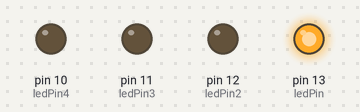
Bench run of a sketch on a simulated Arduino Uno, built with avr-gcc and run on an emulated ATmega328P. Shown: output pins drawn as LEDs (lit = HIGH). Random numbers use the default seed unless the sketch sets one.

Above: at 0.17 s.
At 7.5 s:
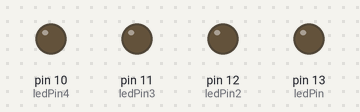
At 19.5 s:
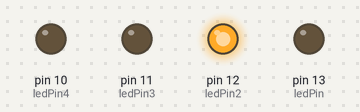
At 27.1 s:
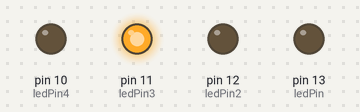
At 29.8 s:
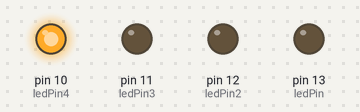
Timing chart, 0 to 40.0 s (numbered marks = the images above):
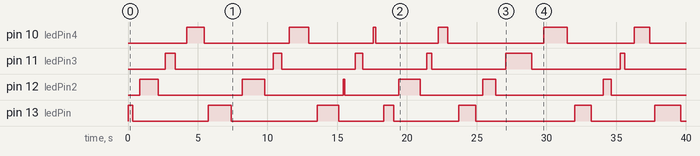

Measured:
- by itself, pin 10 (ledPin4): LOW → HIGH at 4.2 s, → LOW 1.3 s later, → HIGH 6.1 s later, → LOW 1.4 s later, … (12 changes in this stretch)
- by itself, pin 11 (ledPin3): LOW → HIGH at 2.7 s, → LOW 0.70 s later, → HIGH 7.0 s later, → LOW 0.63 s later, … (12 changes in this stretch)
- by itself, pin 12 (ledPin2): LOW → HIGH at 0.84 s, → LOW 1.3 s later, → HIGH 6.0 s later, → LOW 1.6 s later, … (12 changes in this stretch)
- by itself, pin 13 (ledPin): LOW → HIGH at 0.00 s, → LOW 0.34 s later, → HIGH 5.4 s later, → LOW 1.7 s later, … (14 changes in this stretch)

The sketch:

random__4_way_blink.ino
```cpp
/* what this code does is it takes 4 leds and randomize the time in which one Led is on for a random amount of time and then turns off for a random amount of time. this repeats for the next 3 led but the time it's on and
the time it is off is different each time. So to sum it up this code is a random time on and Off generator for 4 Leds.
*/
int ledPin = 13;                  // LED connected to digital pin 13
int ledPin2= 12;                  // LED connected to digital pin 12
int ledPin3= 11;                  // LED connected to digital pin 11
int ledPin4= 10;                  // LED connected to digital pin 10


long randLed = 0;                 // initialize a variable for random led

long randOn = 0;                  // Initialize a variable for the ON time for first led randomizer
long randOn2 = 0;                 // Initialize a variable for the ON time for second led randomizer
long randOn3 = 0;                 // Initialize a variable for the ON time for third led randomizer
long randOn4 = 0;                 // Initialize a variable for the ON time for fourth led randomizer

long randOff = 0;                 // Initialize a variable for the OFF time for first led randomizer
long randOff2 = 0;                // Initialize a variable for the OFF time for second led randomizer
long randOff3 = 0;                // Initialize a variable for the OFF time for third led randomizer
long randOff4 = 0;                // Initialize a variable for the OFF time for fourth led randomizer


void setup()                      // run once, when the sketch starts
{
  randomSeed (analogRead (0));    // randomize
  pinMode(ledPin, OUTPUT);        // sets the digital pin as output
  pinMode(ledPin2,OUTPUT);        // sets ledPin2 as an output
  pinMode(ledPin3,OUTPUT);        // sets ledPin3 as an output
  pinMode(ledPin4,OUTPUT);        // sets ledPin4 as an output
}

void loop()                       // run over and over again
{
  randLed= random (1, 4);        // generate random values between 1 and 4

  randOn = random (100, 2000);      // generate ON time between 0.1 and 2 seconds
  randOn2 = random (100, 2000);  // generate ON time between 0.1 and 2 seconds
  randOn3 = random (100, 2000);  // generate ON time between 0.1 and 2 seconds
  randOn4 = random (100, 2000);  // generate ON time between 0.1 and 2 seconds

  randOff = random (200, 900);    // generate OFF time between 0.2 and 0.9 seconds
  randOff2 = random (200, 900);   // generate OFF time between 0.2 and 0.9 seconds
  randOff3 = random (200, 900);   // generate OFF time between 0.2 and 0.9 seconds
  randOff4 = random (200, 900);   // generate OFF time between 0.2 and 0.9 seconds

    if(randLed=1)                 //if value from randLed is one turn on ledPin
    {
    digitalWrite(ledPin, HIGH);   // sets the LED on
    delay(randOn);                // waits for a random time while ON
    }
    else                          // if value is not 1 led is off
   {
     digitalWrite(ledPin, LOW);    // sets the LED off
   }

   digitalWrite(ledPin, LOW);   //turns led off
   delay(randOff);              // for random amount of time

   if(randLed =2)                   // if value from randLed is 2 turn on ledPin2
    {digitalWrite(ledPin2, HIGH);   // sets the LED on
    delay(randOn2);                // waits for a random time while ON
    }
    else                           // if value is not 2 led is off
   {
     digitalWrite(ledPin2, LOW);    // sets the LED off
   }

   digitalWrite(ledPin2, LOW);   //turns led2 off
   delay(randOff2);              //for time given from randOFF2

   if(randLed=3)                  // if value from randLed is 3 turn ledPin3 on
    {digitalWrite(ledPin3, HIGH);   // sets the LED on
    delay(randOn3);                // waits for a random time while ON
    }
    else                          // if value is not 3 ledPin3 is OFF
   {
     digitalWrite(ledPin3, LOW);    // sets the LED off
   }
   digitalWrite(ledPin3, LOW);  // turns ledPin3 off
   delay(randOff3);             // for time given by randOff3

   if(randLed=4)                // if value from randLed is 4 turn ledPin4 on
    {digitalWrite(ledPin4, HIGH);   // sets the LED on
    delay(randOn4);                // waits for a random time while ON
    }
    else                       // if value is not 4 ledPin4 is off
   {
     digitalWrite(ledPin4, LOW);    // sets the LED off
   }

    digitalWrite(ledPin,LOW);       // make sure LedPin1
    digitalWrite(ledPin2,LOW);      // ledPin2
    digitalWrite(ledPin3,LOW);      // ledPin3
    digitalWrite(ledPin4,LOW);      // ledPin4 is off
    delay(randOff4);               // for time given by randOff3

}
```
